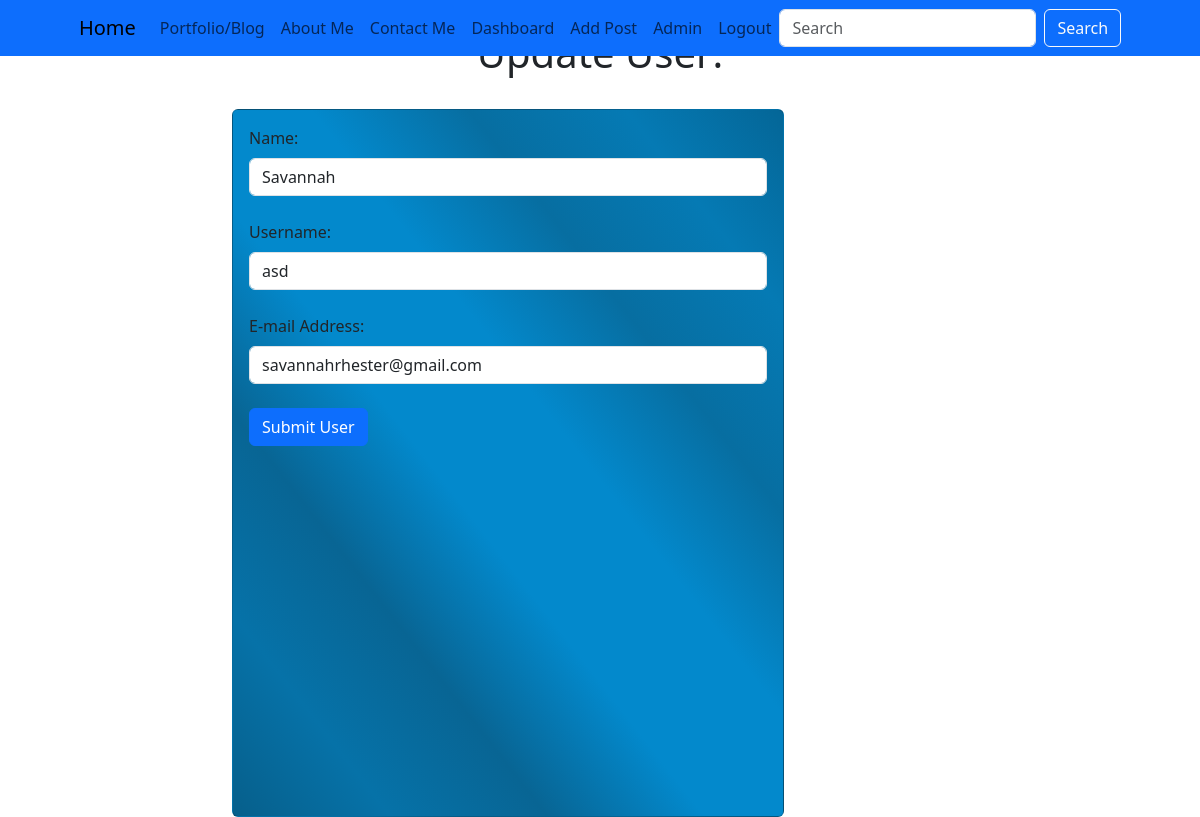
Screenshot of /update/2 (signed in) with the database file from the repository.
### appcopy.py (models this page shows, shortened)
class Users(db.Model, UserMixin):
    id            = db.Column(db.Integer, primary_key=True)
    username      = db.Column(db.String(255), nullable=False, unique=True)
    name          = db.Column(db.String(100), nullable=False)
    email         = db.Column(db.String(150), nullable=False, unique=True)
    date_added    = db.Column(db.DateTime, nullable=False, default=datetime.now())
    password_hash = db.Column(db.String(128))
    posts         = db.relationship("Posts", backref='poster')
    @property
    def password(self):
        raise AttributeError('Password is not readable!')

### appcopy.py (the view)
@app.route('/update/<int:id>', methods=['GET', 'POST'])
@login_required
def update(id):
    form = UserForm()
    name_to_update = Users.query.get_or_404(id)
    if request.method == 'POST':
        name_to_update.name = form.name.data
        name_to_update.email = form.email.data
        name_to_update.username = form.username.data
        try:
            db.session.commit()
            return render_template('update.html', form=form, name_to_update=name_to_update)
        except:
            return render_template('update.html', form=form, name_to_update=name_to_update)
            form.name.data  = name_to_update.name
            form.email.data = name_to_update.email
    else:
        return render_template('update.html', form=form, name_to_update=name_to_update, id=id)

### webforms.py
class UserForm(FlaskForm):
    name           = StringField("Name:", validators=[DataRequired(), Length(max=100)])
    username       = StringField("Username:", validators=[DataRequired(), Length(max=100)])
    email          = EmailField("E-mail Address:", validators=[DataRequired(),Email(), Length(max=150)])
    password_hash  = PasswordField('Password', validators=[DataRequired(), EqualTo('verify_pw', message='Passwords Must Match!')])
    verify_pw      = PasswordField('Verify Password', validators=[DataRequired()])
    submit         = SubmitField("Submit User")
    update         = SubmitField("Update Profile")
    delete         = SubmitField("Delete User")

class SearchForm(FlaskForm):
    searched       = StringField("Searched", validators=[DataRequired()])
    submit        = SubmitField("Search")

### appcopy.py (called while the page is built)
@login_manager.user_loader
def load_user(user_id):
    return Users.query.get(int(user_id))

@app.context_processor
def base():
    form = SearchForm()
    return dict(form=form)

### templates/update.html (shortened to what this page needs)
{% extends 'base.html' %}
{% block content %}
<div class="content">
    <br/>
    <div class="container d-flex col-7 justify-content-center">
        <center><h1>Update User:</h1></center>
    </div>
    <br/>
    <div class="container">
        <div class="row justify-content-center">
            <div class="col-md-8">
                <div class="card">
                    <div class="card-body">
                        <form method="POST" action="/update/{{ name_to_update.id }}">
                            <div class="form-group">
                                {{ form.name.label(class="form-label") }}
                                {{ form.name(class="form-control", value=name_to_update.name) }}
                            </div>
                            <br/>
                            <div class="form-group">
                                {{ form.username.label(class="form-label") }}
                                {{ form.username(class="form-control", value=name_to_update.username) }}
                            </div>
                            <br/>
                            <div class="form-group">
                                {{ form.email.label(class="form-label") }}
                                {{ form.email(class="form-control", value=name_to_update.email) }}
                            </div>
                            <br/>
                            {{ form.submit(class="btn btn-primary") }}
                        </form>
                    </div>
                </div>
            </div>
        </div>
    </div>
{% endblock %}

### static/style.css (style rules this page uses)
.content { margin-top: 5px !important; }
.card { background-image: linear-gradient(to bottom left,#046697,#057ab4,#076ea1,#0389cc,#0389cc,#086594,#0672a8 ,#065f8b); display: flex; width: 75%; height: 200%; }

### rows the page displays
Users: name "Savannah", username "asd", email "savannahrhester@gmail.com"
